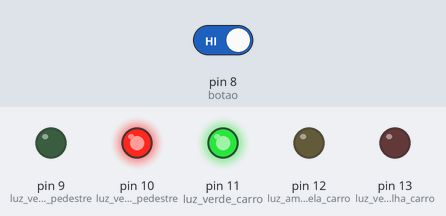
The sketch below on a simulated Arduino Uno, built with avr-gcc and run on an emulated ATmega328P. Parts: output pins drawn as LEDs (lit = HIGH). Inputs (shaded band) come from the test bench; at power-on: pin 8 (botao) HIGH.

Above: at 21.4 s.
21.5 s: pin 8 (botao) driven LOW
At 27.0 s:
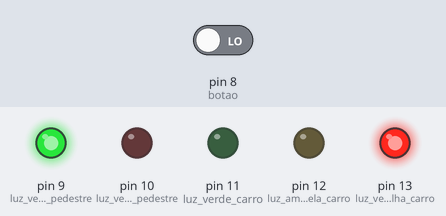
At 42.0 s:
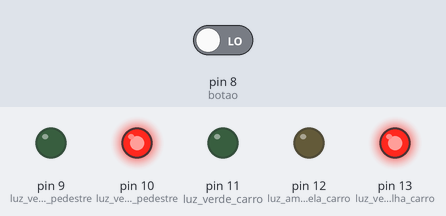
Timing chart, 0 to 47.5 s (numbered marks = the images above; inputs shaded):
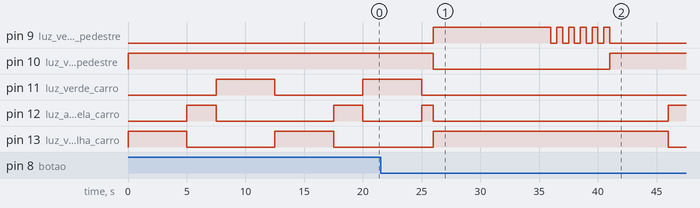

Measured:
- after the input at 21.5 s, pin 9 (luz_verde_pedestre): LOW → HIGH after 4.5 s, then repeats every 1.0 s: LOW 0.50 s, HIGH 0.50 s, until it stays LOW from 41.0 s; pin 10 (luz_vermelha_pedestre): HIGH → LOW after 4.5 s, → HIGH 15.0 s later; pin 11 (luz_verde_carro): goes on until 25.0 s, then stays LOW

The sketch:

Farol_Pedestres.ino
```cpp
//Programa: farol de transito com sinal para faixa de pedestres

//OBS: diagrama de circuitos - vide imagem anexa - Tinkercad


void setup()

//Atribui a funcao de cada pino

{
  pinMode(8, INPUT); //botao
  pinMode(9, OUTPUT); //luz verde pedestre
  pinMode(10, OUTPUT); //luz vermelha pedestre

  pinMode(11, OUTPUT); //luz verde carro
  pinMode(12, OUTPUT); //luz amarela carro
  pinMode(13, OUTPUT); //luz vermelha carro
}

//Logica do circuito

void loop()
{


  digitalWrite(9, LOW); //comeca c/ luz verde pedestre apagada
  digitalWrite(10, HIGH); //e luz vermelha pedestre acesa

  digitalWrite(13, HIGH); //ciclo luzes carro:
  delay(5000);            //vermelho aceso por 5s
  digitalWrite(13, LOW);

  digitalWrite(12, HIGH);
  delay(2500);            //amarelo aceso por 2.5s
  digitalWrite(12, LOW);

  digitalWrite(11, HIGH);
  delay(5000);            //verde aceso por 5s
  digitalWrite(11, LOW);


  if (digitalRead(8) == 0) { //caso o pedestre aperte o botao:

//OBS: caso esteja simulando no Tinkercad, manter o botao
//pressionado por alguns segundos

    digitalWrite(12, HIGH); //acende o amarelo por 1s
    delay(1000);

    digitalWrite(12, LOW);

    digitalWrite (13, HIGH); //acende o vermelho para os carros

    digitalWrite(10, LOW); //apaga o vermelho dos pedestres
    digitalWrite(9, HIGH); //acende o verde dos pedestres
    delay(10000);          //verde aceso por 10s

    digitalWrite(9, LOW); //luz verde pedestre pisca por 1s
    delay(500);
    digitalWrite(9, HIGH);
    delay(500);

    digitalWrite(9, LOW); //luz verde pedestre pisca por 1s
    delay(500);
    digitalWrite(9, HIGH);
    delay(500);

    digitalWrite(9, LOW); //luz verde pedestre pisca por 1s
    delay(500);
    digitalWrite(9, HIGH);
    delay(500);

    digitalWrite(9, LOW); //luz verde pedestre pisca por 1s
    delay(500);
    digitalWrite(9, HIGH);
    delay(500);

    digitalWrite(9, LOW); //luz verde pedestre pisca por 1s
    delay(500);
    digitalWrite(9, HIGH);
    delay(500);

  }
}
```
